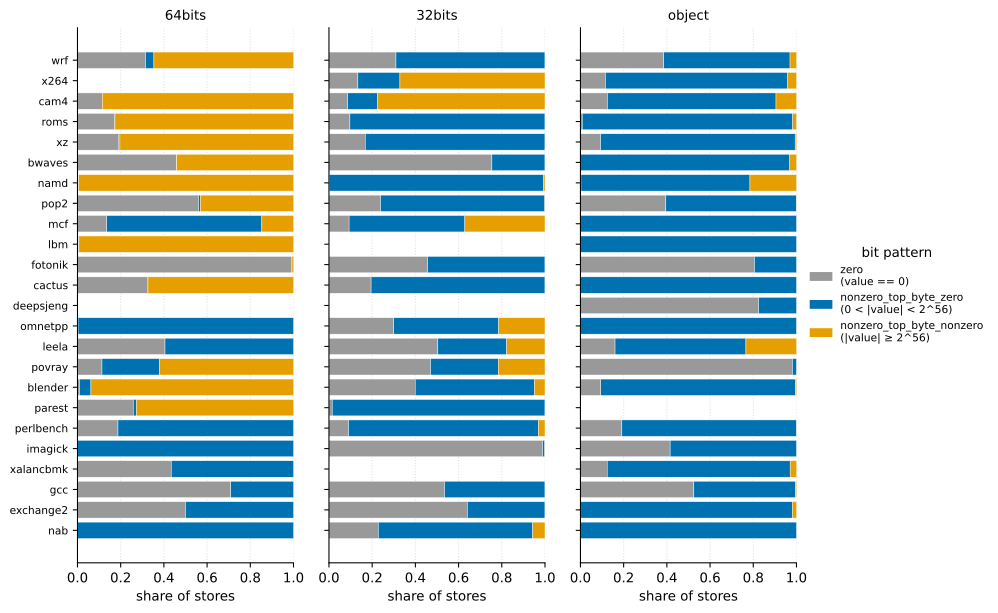

Recreate this plot in Python.
#!/usr/bin/env python3
"""Figure 2 — per-bench bit-pattern shares of stored values, per alloc_type.

100% stacked horizontal bars over the disjoint partition recorded by Q05:
  zero                       (value == 0)
  nonzero_top_byte_zero      (value != 0 AND (value >> 56) == 0)
  nonzero_top_byte_nonzero   (rest)

These are exact bit-pattern shares — no claim is made about whether the
underlying value is a float, an int, or a pointer.
"""
from pathlib import Path

import matplotlib.pyplot as plt
import pandas as pd

HERE = Path(__file__).resolve().parent
OUT  = HERE / "figure.svg"

CATEGORIES = [
    ("zero",                     "value == 0",            "#999999"),
    ("nonzero_top_byte_zero",    "0 < |value| < 2^56",    "#0072B2"),
    ("nonzero_top_byte_nonzero", "|value| ≥ 2^56",        "#E69F00"),
]
ORDER = ["64bits", "32bits", "object"]


def main() -> None:
    df = pd.read_csv(HERE / "result.csv")
    for col, _, _ in CATEGORIES:
        df[f"{col}_frac"] = df[col] / df["total"].clip(lower=1)

    bench_order = (df.groupby("bench")["total"].sum()
                     .sort_values().index.tolist())

    fig, axes = plt.subplots(1, len(ORDER), figsize=(10.5, 6.5),
                              sharey=True)
    for ax, atype in zip(axes, ORDER):
        sub = (df[df["alloc_type"] == atype]
               .set_index("bench").reindex(bench_order))
        y    = range(len(sub))
        left = [0.0] * len(sub)
        for col, _, color in CATEGORIES:
            vals = sub[f"{col}_frac"].fillna(0).to_numpy()
            ax.barh(y, vals, left=left, color=color,
                    edgecolor="white", linewidth=0.3, label=col)
            left = [l + v for l, v in zip(left, vals)]
        ax.set_xlim(0, 1)
        ax.set_title(atype, fontsize=10)
        ax.set_xlabel("share of stores")
        ax.set_yticks(list(y))
        ax.set_yticklabels(sub.index, fontsize=8)
        for spine in ("top", "right"):
            ax.spines[spine].set_visible(False)
        ax.grid(axis="x", linestyle=":", alpha=0.4)
        ax.set_axisbelow(True)

    handles = [plt.Rectangle((0, 0), 1, 1, color=color, label=f"{col}\n({desc})")
               for col, desc, color in CATEGORIES]
    axes[-1].legend(handles=handles, loc="center left",
                    bbox_to_anchor=(1.02, 0.5),
                    frameon=False, fontsize=8, title="bit pattern")
    fig.tight_layout()
    fig.savefig(OUT, format="svg", bbox_inches="tight")
    print(f"wrote {OUT}")


if __name__ == "__main__":
    main()
